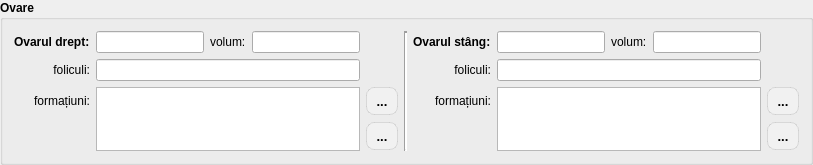
                <widget class="QGroupBox" name="groupBox_11">
                 <property name="sizePolicy">
                  <sizepolicy hsizetype="Expanding" vsizetype="Fixed">
                   <horstretch>0</horstretch>
                   <verstretch>0</verstretch>
                  </sizepolicy>
                 </property>
                 <property name="font">
                  <font>
                   <family>Segoe UI</family>
                   <bold>true</bold>
                  </font>
                 </property>
                 <property name="title">
                  <string>Ovare</string>
                 </property>
                 <layout class="QGridLayout" name="gridLayout_17">
                  <item row="2" column="7" rowspan="2" colspan="3">
                   <widget class="QPlainTextEdit" name="gynecology_ovary_formations_left">
                    <property name="sizePolicy">
                     <sizepolicy hsizetype="Expanding" vsizetype="Preferred">
                      <horstretch>0</horstretch>
                      <verstretch>0</verstretch>
                     </sizepolicy>
                    </property>
                    <property name="maximumSize">
                     <size>
                      <width>16777215</width>
                      <height>64</height>
                     </size>
                    </property>
                    <property name="font">
                     <font>
                      <family>Segoe UI</family>
                      <bold>false</bold>
                     </font>
                    </property>
                   </widget>
                  </item>
                  <item row="0" column="6">
                   <widget class="QLabel" name="label_58">
                    <property name="text">
                     <string>Ovarul stâng:</string>
                    </property>
                   </widget>
                  </item>
                  <item row="1" column="7" colspan="3">
                   <widget class="QLineEdit" name="gynecology_follicule_left">
                    <property name="font">
                     <font>
                      <family>Segoe UI</family>
                      <bold>false</bold>
                     </font>
                    </property>
                   </widget>
                  </item>
                  <item row="1" column="6">
                   <widget class="QLabel" name="label_62">
                    <property name="font">
                     <font>
                      <family>Segoe UI</family>
                      <bold>false</bold>
                     </font>
                    </property>
                    <property name="text">
                     <string>foliculi:</string>
                    </property>
                    <property name="alignment">
                     <set>Qt::AlignRight|Qt::AlignTrailing|Qt::AlignVCenter</set>
                    </property>
                   </widget>
                  </item>
                  <item row="1" column="1" colspan="3">
                   <widget class="QLineEdit" name="gynecology_follicule_right">
                    <property name="font">
                     <font>
                      <family>Segoe UI</family>
                      <bold>false</bold>
                     </font>
                    </property>
                   </widget>
                  </item>
                  <item row="1" column="0">
                   <widget class="QLabel" name="label_61">
                    <property name="font">
                     <font>
                      <family>Segoe UI</family>
                      <bold>false</bold>
                     </font>
                    </property>
                    <property name="text">
                     <string>foliculi:</string>
                    </property>
                    <property name="alignment">
                     <set>Qt::AlignRight|Qt::AlignTrailing|Qt::AlignVCenter</set>
                    </property>
                   </widget>
                  </item>
                  <item row="0" column="1">
                   <widget class="QLineEdit" name="gynecology_ovary_right_dimens">
                    <property name="font">
                     <font>
                      <family>Segoe UI</family>
                      <bold>false</bold>
                     </font>
                    </property>
                   </widget>
                  </item>
                  <item row="2" column="0">
                   <widget class="QLabel" name="label_63">
                    <property name="font">
                     <font>
                      <family>Segoe UI</family>
                      <bold>false</bold>
                     </font>
                    </property>
                    <property name="text">
                     <string>formațiuni:</string>
                    </property>
                    <property name="alignment">
                     <set>Qt::AlignRight|Qt::AlignTrailing|Qt::AlignVCenter</set>
                    </property>
                   </widget>
                  </item>
                  <item row="0" column="5" rowspan="4">
                   <widget class="Line" name="line_4">
                    <property name="frameShadow">
                     <enum>QFrame::Sunken</enum>
                    </property>
                    <property name="lineWidth">
                     <number>2</number>
                    </property>
                    <property name="orientation">
                     <enum>Qt::Vertical</enum>
                    </property>
                   </widget>
                  </item>
                  <item row="2" column="4">
                   <widget class="QToolButton" name="btnSelectTempletsOvarRight">
                    <property name="styleSheet">
                     <string notr="true">QToolButton
{
    border: 1px solid rgba(0, 0, 0, 0.1);
    border-radius: 8px;
    background-color: #f1f1f1;
    color: #000000;
    font-size: 13px;
    padding: 4px 4px;
}
QToolButton:hover
{
    background-color: #e0e0e0;
}
QToolButton:pressed
{
    background-color: #d0d0d0;
}</string>
                    </property>
                    <property name="text">
                     <string>...</string>
                    </property>
                    <property name="icon">
                     <iconset resource="../resource.qrc">
                      <normaloff>:/img/select.png</normaloff>:/img/select.png</iconset>
                    </property>
                   </widget>
                  </item>
                  <item row="0" column="7">
                   <widget class="QLineEdit" name="gynecology_ovary_left_dimens">
                    <property name="font">
                     <font>
                      <family>Segoe UI</family>
                      <bold>false</bold>
                     </font>
                    </property>
                   </widget>
                  </item>
                  <item row="2" column="1" rowspan="2" colspan="3">
                   <widget class="QPlainTextEdit" name="gynecology_ovary_formations_right">
                    <property name="sizePolicy">
                     <sizepolicy hsizetype="Expanding" vsizetype="Preferred">
                      <horstretch>0</horstretch>
                      <verstretch>0</verstretch>
                     </sizepolicy>
                    </property>
                    <property name="maximumSize">
                     <size>
                      <width>16777215</width>
                      <height>64</height>
                     </size>
                    </property>
                    <property name="font">
                     <font>
                      <family>Segoe UI</family>
                      <bold>false</bold>
                     </font>
                    </property>
                   </widget>
                  </item>
                  <item row="3" column="10">
                   <widget class="QToolButton" name="btnAddTempletsOvarLeft">
                    <property name="styleSheet">
                     <string notr="true">QToolButton
{
    border: 1px solid rgba(0, 0, 0, 0.1);
    border-radius: 8px;
    background-color: #f1f1f1;
    color: #000000;
    font-size: 13px;
    padding: 4px 4px;
}
QToolButton:hover
{
    background-color: #e0e0e0;
}
QToolButton:pressed
{
    background-color: #d0d0d0;
}</string>
                    </property>
                    <property name="text">
                     <string>...</string>
                    </property>
                    <property name="icon">
                     <iconset resource="../resource.qrc">
                      <normaloff>:/img/add_x32.png</normaloff>:/img/add_x32.png</iconset>
                    </property>
                   </widget>
                  </item>
                  <item row="0" column="2">
                   <widget class="QLabel" name="label_59">
                    <property name="font">
                     <font>
                      <family>Segoe UI</family>
                      <bold>false</bold>
                     </font>
                    </property>
                    <property name="text">
                     <string>volum:</string>
                    </property>
                   </widget>
                  </item>
                  <item row="2" column="6">
                   <widget class="QLabel" name="label_64">
                    <property name="font">
                     <font>
                      <family>Segoe UI</family>
                      <bold>false</bold>
                     </font>
                    </property>
                    <property name="text">
                     <string>formațiuni:</string>
                    </property>
                    <property name="alignment">
                     <set>Qt::AlignRight|Qt::AlignTrailing|Qt::AlignVCenter</set>
                    </property>
                   </widget>
                  </item>
                  <item row="2" column="10">
                   <widget class="QToolButton" name="btnSelectTempletsOvarLeft">
                    <property name="styleSheet">
                     <string notr="true">QToolButton
{
    border: 1px solid rgba(0, 0, 0, 0.1);
    border-radius: 8px;
    background-color: #f1f1f1;
    color: #000000;
    font-size: 13px;
    padding: 4px 4px;
}
QToolButton:hover
{
    background-color: #e0e0e0;
}
QToolButton:pressed
{
    background-color: #d0d0d0;
}</string>
                    </property>
                    <property name="text">
                     <string>...</string>
                    </property>
                    <property name="icon">
                     <iconset resource="../resource.qrc">
                      <normaloff>:/img/select.png</normaloff>:/img/select.png</iconset>
                    </property>
                   </widget>
                  </item>
                  <item row="0" column="0">
                   <widget class="QLabel" name="label_57">
                    <property name="text">
                     <string>Ovarul drept:</string>
                    </property>
                   </widget>
                  </item>
                  <item row="0" column="3">
                   <widget class="QLineEdit" name="gynecology_ovary_right_volum">
                    <property name="sizePolicy">
                     <sizepolicy hsizetype="Preferred" vsizetype="Fixed">
                      <horstretch>0</horstretch>
                      <verstretch>0</verstretch>
                     </sizepolicy>
                    </property>
                    <property name="font">
                     <font>
                      <family>Segoe UI</family>
                      <bold>false</bold>
                     </font>
                    </property>
                   </widget>
                  </item>
                  <item row="0" column="8">
                   <widget class="QLabel" name="label_60">
                    <property name="sizePolicy">
                     <sizepolicy hsizetype="Preferred" vsizetype="Preferred">
                      <horstretch>0</horstretch>
                      <verstretch>0</verstretch>
                     </sizepolicy>
                    </property>
                    <property name="font">
                     <font>
                      <family>Segoe UI</family>
                      <bold>false</bold>
                     </font>
                    </property>
                    <property name="text">
                     <string>volum:</string>
                    </property>
                   </widget>
                  </item>
                  <item row="0" column="9">
                   <widget class="QLineEdit" name="gynecology_ovary_left_volum">
                    <property name="sizePolicy">
                     <sizepolicy hsizetype="Preferred" vsizetype="Fixed">
                      <horstretch>0</horstretch>
                      <verstretch>0</verstretch>
                     </sizepolicy>
                    </property>
                    <property name="font">
                     <font>
                      <family>Segoe UI</family>
                      <bold>false</bold>
                     </font>
                    </property>
                   </widget>
                  </item>
                  <item row="3" column="4">
                   <widget class="QToolButton" name="btnAddTempletsOvarRight">
                    <property name="styleSheet">
                     <string notr="true">QToolButton
{
    border: 1px solid rgba(0, 0, 0, 0.1);
    border-radius: 8px;
    background-color: #f1f1f1;
    color: #000000;
    font-size: 13px;
    padding: 4px 4px;
}
QToolButton:hover
{
    background-color: #e0e0e0;
}
QToolButton:pressed
{
    background-color: #d0d0d0;
}</string>
                    </property>
                    <property name="text">
                     <string>...</string>
                    </property>
                    <property name="icon">
                     <iconset resource="../resource.qrc">
                      <normaloff>:/img/add_x32.png</normaloff>:/img/add_x32.png</iconset>
                    </property>
                   </widget>
                  </item>
                 </layout>
                </widget>
